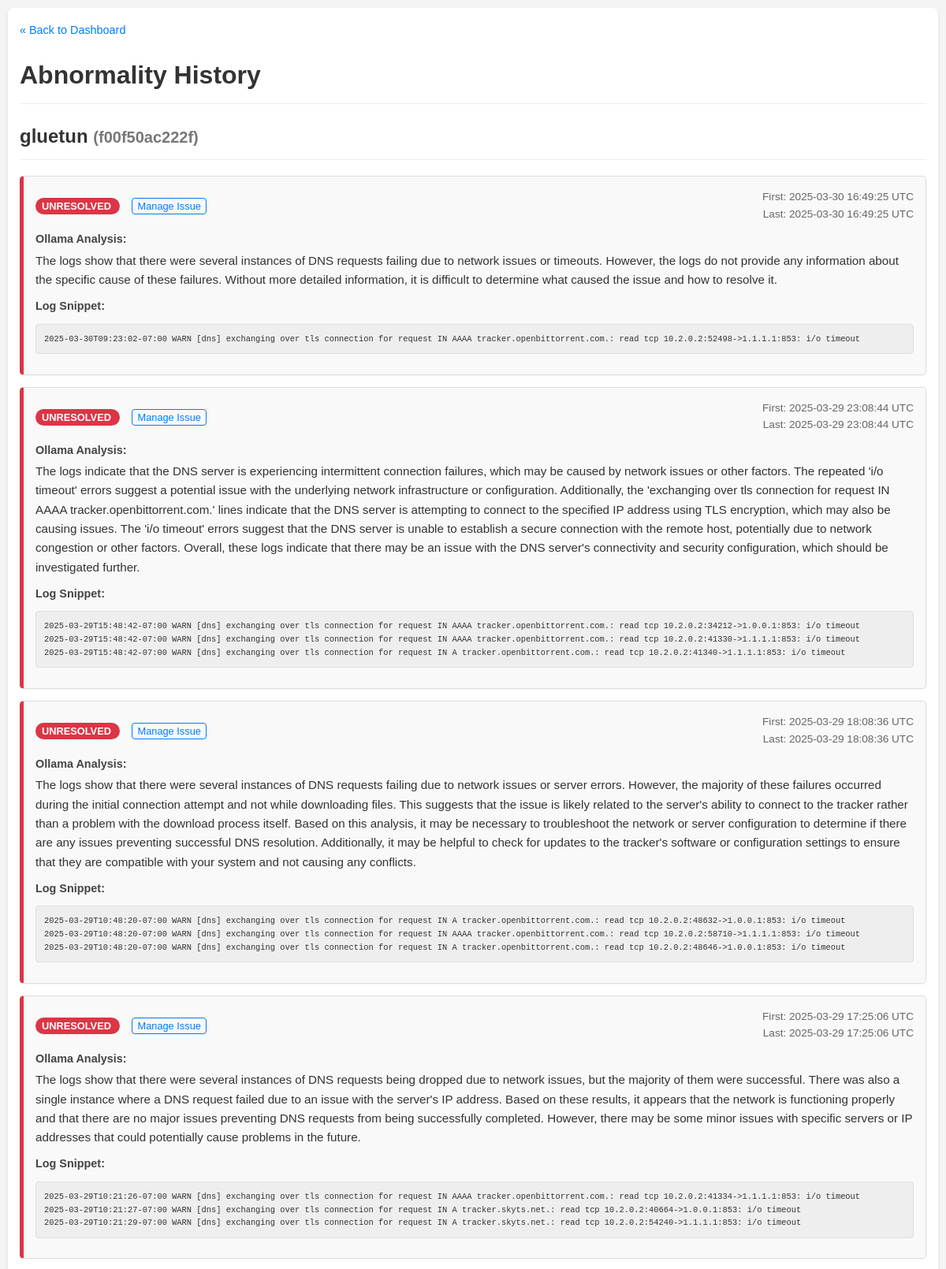
Page /history/f00f50ac222f5f7a17e6c27aef7cb144042b7a2ab6289baa478d7ef57e1e4045 (upper part) on the committed database.
### tables this page shows
CREATE TABLE abnormalities (
                id INTEGER PRIMARY KEY AUTOINCREMENT,
                container_name TEXT NOT NULL,
                container_id TEXT NOT NULL,
                log_snippet TEXT NOT NULL,
                ollama_analysis TEXT,
                first_detected_timestamp TEXT,
                last_detected_timestamp TEXT,
                status TEXT DEFAULT 'unresolved',
                resolution_notes TEXT,
                UNIQUE(container_id, log_snippet)
            );

### routes/ui_routes.py (the view)
@ui_bp.route('/history/<string:container_id>')
def container_history(container_id):
    if not container_id or len(container_id) < 12:
        abort(404)
    history_records = db.get_abnormalities_by_container(container_id)
    container_name = history_records[0]['container_name'] if history_records else f"ID: {container_id[:12]}"
    display_timezone_obj = get_display_timezone()
    current_color_settings = {}
    try:
        with current_app.settings_lock:
             current_color_settings = {k: v for k, v in current_app.app_settings.items() if k.startswith('color_')}
    except AttributeError as e:
        logging.error(f"Failed to access settings lock/dict in history route: {e}")
        flash("Could not load color settings.", "warning")
    except Exception as e:
        logging.exception(f"Unexpected error getting colors in history route: {e}")
        flash("Error loading color settings.", "error")
    return render_template('history.html',
                           records=history_records,
                           container_name=container_name,
                           container_id=container_id,
                           timezone_obj=display_timezone_obj,
                           color_settings=current_color_settings)

### db.py (called while the page is built)
def _parse_iso_datetime(iso_string):
    if not iso_string: return None
    try:
        if 'T' not in iso_string: return iso_string
        if '+' in iso_string: iso_string = iso_string.split('+')[0]
        if 'Z' in iso_string: iso_string = iso_string.replace('Z', '')
        if '.' in iso_string:
             dt_part, ms_part = iso_string.split('.')
             ms_part = ms_part[:6]; iso_string = f"{dt_part}.{ms_part}"
        return datetime.datetime.fromisoformat(iso_string)
    except (ValueError, TypeError) as e:
        logging.warning(f"Could not parse ISO timestamp '{iso_string}': {e}")
        return iso_string

def get_db():
    try:
        os.makedirs(DATABASE_DIR, exist_ok=True)
    except OSError as e:
        logging.error(f"Could not create database directory {DATABASE_DIR}: {e}")
    conn = sqlite3.connect(DATABASE, detect_types=sqlite3.PARSE_DECLTYPES | sqlite3.PARSE_COLNAMES)
    conn.row_factory = sqlite3.Row
    return conn

def _row_to_dict_with_parsed_dates(row):
    if not row: return None
    item = dict(row)
    item['first_detected_timestamp'] = _parse_iso_datetime(item.get('first_detected_timestamp'))
    item['last_detected_timestamp'] = _parse_iso_datetime(item.get('last_detected_timestamp'))
    return item

def get_abnormalities_by_container(container_id):
    conn = get_db(); cursor = conn.cursor(); results = []
    try:
        cursor.execute("SELECT * FROM abnormalities WHERE container_id = ? ORDER BY last_detected_timestamp DESC", (container_id,))
        rows = cursor.fetchall()
        for row in rows: results.append(_row_to_dict_with_parsed_dates(row))
    except sqlite3.Error as e: logging.error(f"Error fetching abnormalities for container {container_id[:12]}: {e}")
    finally: conn.close()
    return results

### utils.py (called while the page is built)
def get_display_timezone():
    global SCHEDULER_TIMEZONE # Allow modification on fallback
    try:
        return pytz.timezone(SCHEDULER_TIMEZONE)
    except pytz.exceptions.UnknownTimeZoneError:
        logging.warning(f"Invalid TZ '{SCHEDULER_TIMEZONE}' specified. Using UTC.")
        SCHEDULER_TIMEZONE = "UTC" # Update the global for consistency if needed
        return pytz.utc

### templates/history.html (shortened to what this page needs)
<!DOCTYPE html>
<html lang="en">
<head>
    <link rel="stylesheet" href="{{ url_for('static', filename='style.css') }}">
</head>
<body>
    <div class="container">
        <a href="{{ url_for('ui.index') }}" class="back-link">« Back to Dashboard</a>
        <h1>Abnormality History</h1>
        <h2>{{ container_name }} <small style="color: #777;">({{ container_id[:12] }})</small></h2>
        {% if records %}
            <ul class="history-list">
                {% for record in records %}
                    <li class="history-item" data-status="{{ record.status }}">
                        <div class="history-header">
                            <div>
                                <span class="status-badge status-{{ record.status }}">
                                    {{ record.status | replace('_', ' ') | title }}
                                </span>
                                {% if record.status == 'unresolved' %}
                                    <a href="{{ url_for('ui.manage_abnormality', abnormality_id=record.id) }}" class="manage-link-history">Manage Issue</a>
                                {% endif %}
                            </div>
                            <div class="timestamps">
                                {% if record.first_detected_timestamp %}
                                    First: {{ record.first_detected_timestamp.astimezone(timezone_obj).strftime('%Y-%m-%d %H:%M:%S %Z') if record.first_detected_timestamp and timezone_obj else record.first_detected_timestamp.strftime('%Y-%m-%d %H:%M:%S') if record.first_detected_timestamp else 'N/A' }}
                                    <br>
                                {% endif %}
                                Last: {{ record.last_detected_timestamp.astimezone(timezone_obj).strftime('%Y-%m-%d %H:%M:%S %Z') if record.last_detected_timestamp and timezone_obj else record.last_detected_timestamp.strftime('%Y-%m-%d %H:%M:%S') if record.last_detected_timestamp else 'N/A' }}
                            </div>
                        </div>
                        <div class="detail-block">
                            <strong>Ollama Analysis:</strong>
                            <p>{{ record.ollama_analysis | default('(Not Available)', true) }}</p>
                        </div>
                        <div class="detail-block">
                            <strong>Log Snippet:</strong>
                            <pre>{{ record.log_snippet | default('(Not Available)', true) }}</pre>
                        </div>
                    </li>
                {% endfor %}
            </ul>
        {% else %}
            <p>No abnormality history found for this container.</p>
        {% endif %}
    </div>
</body>
</html>

### static/style.css (style rules this page uses)
body { font-family: sans-serif; line-height: 1.6; margin: 20px; background-color: #f4f4f4; }
h1, h2 { color: #333; }
.container { background: #fff; padding: 20px; border-radius: 8px; box-shadow: 0 2px 4px rgba(0,0,0,0.1); }
pre { background: #eee; padding: 10px; border-radius: 4px; white-space: pre-wrap; word-wrap: break-word; font-size: 0.9em; max-height: 200px; overflow-y: auto; }
.status-unresolved { color: red; font-weight: bold; }

### templates/history.html (style rules this page uses)
body { font-family: sans-serif; line-height: 1.6; margin: 0; padding: 10px; background-color: #f4f4f4; color: #333; }
*, *:before, *:after { box-sizing: border-box; }
.container { background: #fff; padding: 15px; border-radius: 8px; box-shadow: 0 2px 4px rgba(0,0,0,0.1); margin-bottom: 15px; max-width: 1200px; margin-left: auto; margin-right: auto; }
h1, h2 { color: #333; border-bottom: 1px solid #eee; padding-bottom: 10px; margin-top: 0; }
pre { background: #eee; padding: 10px; border-radius: 4px; white-space: pre-wrap; word-wrap: break-word; font-size: 0.85em; max-height: 200px; overflow-y: auto; border: 1px solid #ddd; }
.back-link { display: inline-block; margin-bottom: 20px; color: #007bff; text-decoration: none; font-size: 0.9em; }
.history-list { list-style: none; padding: 0; }
.history-item { background-color: #f9f9f9; border: 1px solid #ddd; border-radius: 5px; margin-bottom: 15px; padding: 15px; box-shadow: 0 1px 3px rgba(0,0,0,0.05); border-left: 5px solid #ccc; }
.history-header { display: flex; justify-content: space-between; align-items: center; margin-bottom: 10px; flex-wrap: wrap; gap: 10px; }
.status-badge { padding: 3px 8px; border-radius: 12px; font-size: 0.8em; font-weight: bold; text-transform: uppercase; color: white; white-space: nowrap; }
.status-unresolved { background-color: red; }
.timestamps { font-size: 0.85em; color: #666; text-align: right; }
.detail-block { margin-bottom: 10px; }
.detail-block strong { display: block; color: #444; margin-bottom: 3px; font-size: 0.9em; }
.detail-block p { margin: 0; font-size: 0.95em; }
.detail-block pre { font-size: 0.8em; }
.manage-link-history { font-size: 0.8em; margin-left: 15px; padding: 2px 6px; border: 1px solid #007bff; color: #007bff; text-decoration: none; border-radius: 4px; white-space: nowrap; }

### rows in the picture
abnormalities: container_name "gluetun", status "UNRESOLVED", first_detected_timestamp.astimezone "2025-03-30 16:49:25 UTC", last_detected_timestamp.astimezone "2025-03-30 16:49:25 UTC", ollama_analysis "The logs show that there were several instances of DNS requests failing due to network issues or timeouts. However, the logs do not provide any information about the specific cause of these failures. Without more detailed information, it is difficult to determine what caused the issue and how to resolve it.", log_snippet "2025-03-30T09:23:02-07:00 WARN [dns] exchanging over tls connection for request IN AAAA tracker.openbittorrent.com.: read tcp 10.2.0.2:52498->1.1.1.1:853: i/o timeout"
abnormalities: status "UNRESOLVED", first_detected_timestamp.astimezone "2025-03-29 23:08:44 UTC", last_detected_timestamp.astimezone "2025-03-29 23:08:44 UTC", ollama_analysis "The logs indicate that the DNS server is experiencing intermittent connection failures, which may be caused by network issues or other factors. The repeated 'i/o timeout' errors suggest a potential issue with the underlying network infrastructure or configuration. Additionally, the 'exchanging over tls connection for request IN AAAA tracker.openbittorrent.com.' lines indicate that the DNS server is attempting to connect to the specified IP address using TLS encryption, which may also be causing issues. The 'i/o timeout' errors suggest that the DNS server is unable to establish a secure connection with the remote host, potentially due to network congestion or other factors. Overall, these…", log_snippet "2025-03-29T15:48:42-07:00 WARN [dns] exchanging over tls connection for request IN AAAA tracker.openbittorrent.com.: read tcp 10.2.0.2:34212->1.0.0.1:853: i/o timeout 2025-03-29T15:48:42-07:00 WARN [dns] exchanging over tls connection for request IN AAAA tracker.openbittorrent.com.: read tcp 10.2.0.2:41330->1.1.1.1:853: i/o timeout 2025-03-29T15:48:42-07:00 WARN [dns] exchanging over tls connection for request IN A tracker.openbittorrent.com.: read tcp 10.2.0.2:41340->1.1.1.1:853: i/o timeout"
abnormalities: status "UNRESOLVED", first_detected_timestamp.astimezone "2025-03-29 18:08:36 UTC", last_detected_timestamp.astimezone "2025-03-29 18:08:36 UTC", ollama_analysis "The logs show that there were several instances of DNS requests failing due to network issues or server errors. However, the majority of these failures occurred during the initial connection attempt and not while downloading files. This suggests that the issue is likely related to the server's ability to connect to the tracker rather than a problem with the download process itself. Based on this analysis, it may be necessary to troubleshoot the network or server configuration to determine if there are any issues preventing successful DNS resolution. Additionally, it may be helpful to check for updates to the tracker's software or configuration settings to ensure that they are compatible…", log_snippet "2025-03-29T10:48:20-07:00 WARN [dns] exchanging over tls connection for request IN A tracker.openbittorrent.com.: read tcp 10.2.0.2:48632->1.0.0.1:853: i/o timeout 2025-03-29T10:48:20-07:00 WARN [dns] exchanging over tls connection for request IN AAAA tracker.openbittorrent.com.: read tcp 10.2.0.2:58710->1.1.1.1:853: i/o timeout 2025-03-29T10:48:20-07:00 WARN [dns] exchanging over tls connection for request IN A tracker.openbittorrent.com.: read tcp 10.2.0.2:48646->1.0.0.1:853: i/o timeout"
abnormalities: status "UNRESOLVED", first_detected_timestamp.astimezone "2025-03-29 17:25:06 UTC", last_detected_timestamp.astimezone "2025-03-29 17:25:06 UTC", ollama_analysis "The logs show that there were several instances of DNS requests being dropped due to network issues, but the majority of them were successful. There was also a single instance where a DNS request failed due to an issue with the server's IP address. Based on these results, it appears that the network is functioning properly and that there are no major issues preventing DNS requests from being successfully completed. However, there may be some minor issues with specific servers or IP addresses that could potentially cause problems in the future.", log_snippet "2025-03-29T10:21:26-07:00 WARN [dns] exchanging over tls connection for request IN AAAA tracker.openbittorrent.com.: read tcp 10.2.0.2:41334->1.1.1.1:853: i/o timeout 2025-03-29T10:21:27-07:00 WARN [dns] exchanging over tls connection for request IN A tracker.skyts.net.: read tcp 10.2.0.2:40664->1.0.0.1:853: i/o timeout 2025-03-29T10:21:29-07:00 WARN [dns] exchanging over tls connection for request IN A tracker.skyts.net.: read tcp 10.2.0.2:54240->1.1.1.1:853: i/o timeout"

### other values in the picture
{{ container_id[:12] }} "f00f50ac222f"
